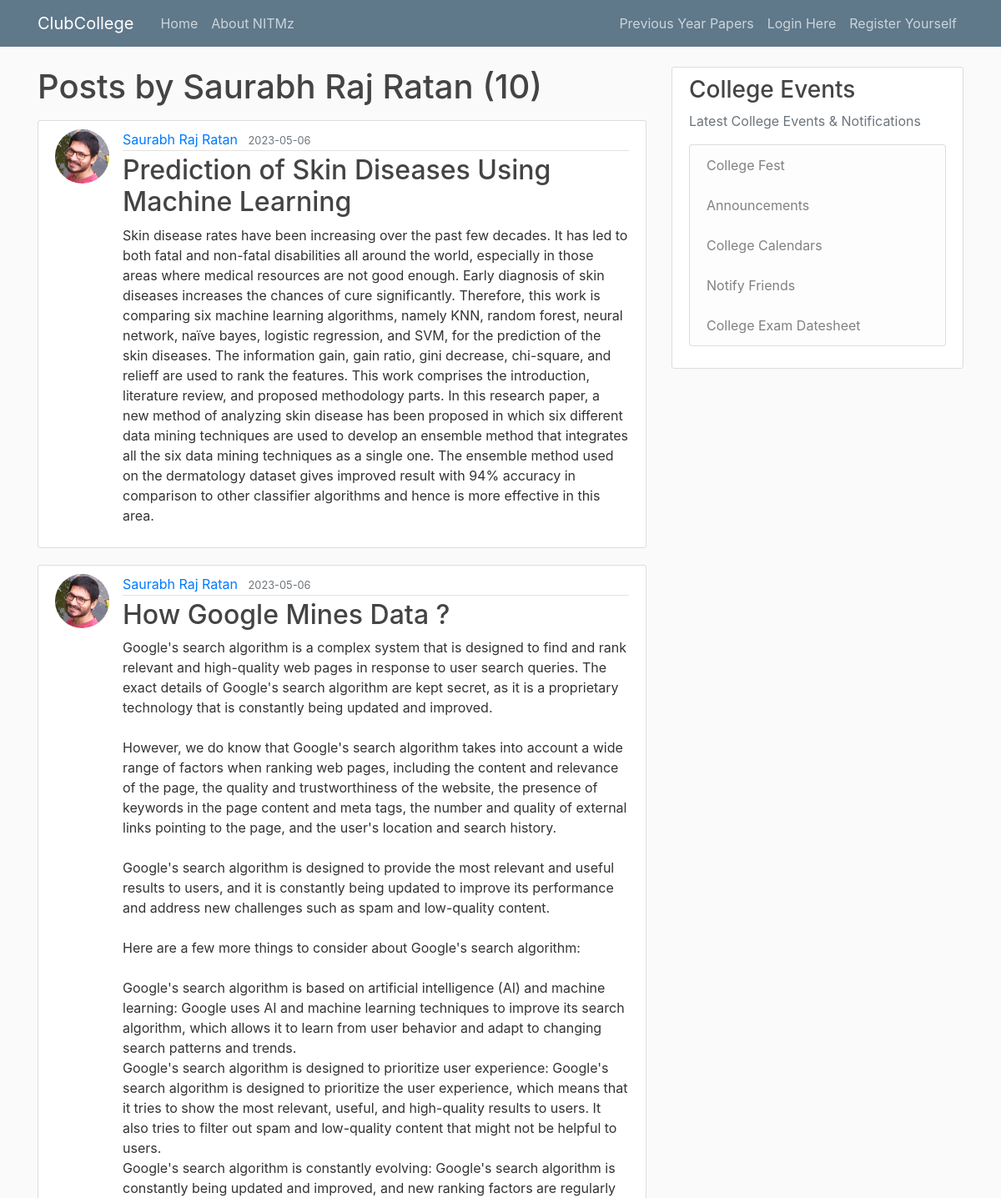
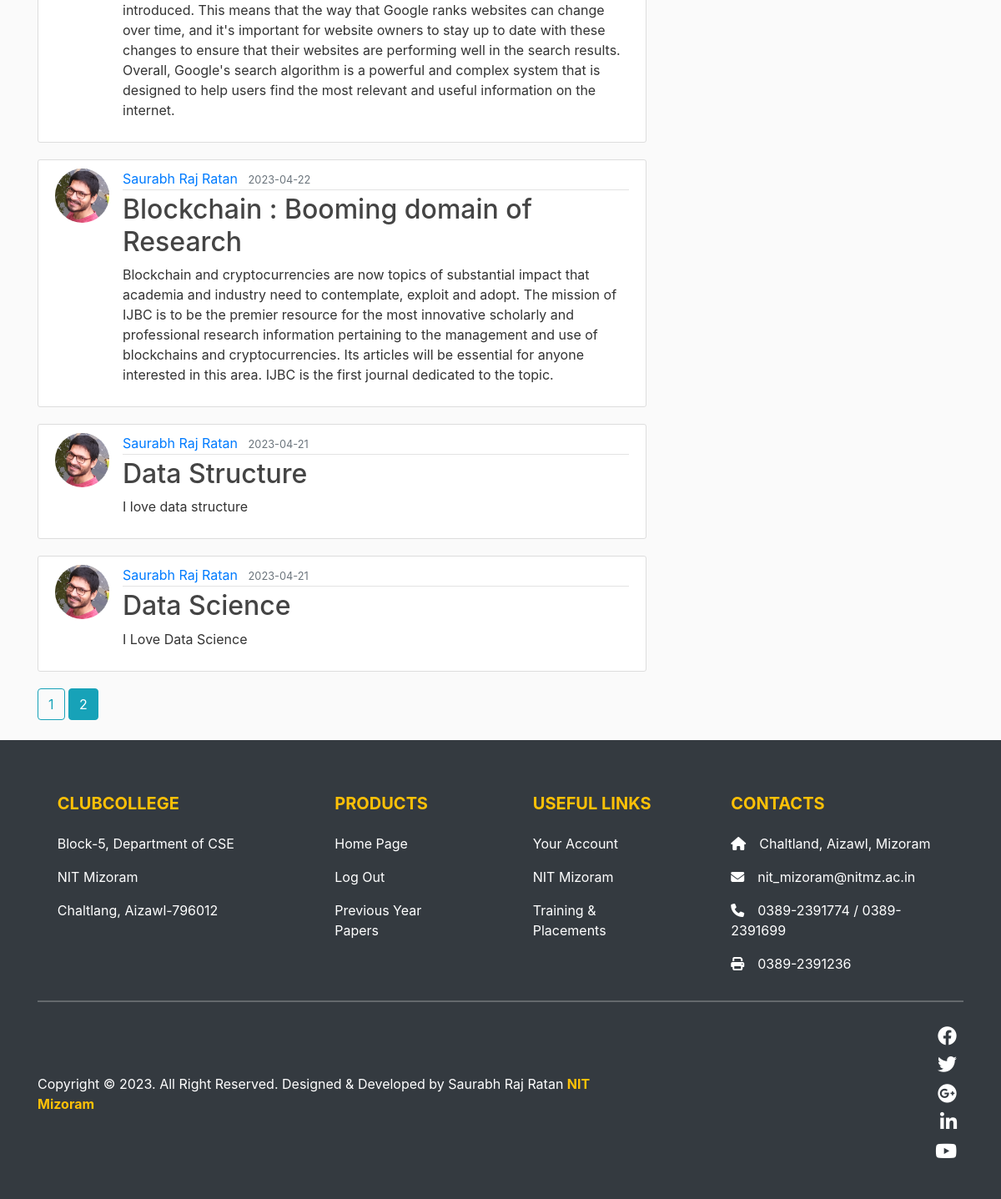
Screenshot of /user/Saurabh Raj Ratan?page=2 with the database file from the repository (2 pictures, top to bottom).
### clubcollege/models.py (models this page shows, shortened)
class User(db.Model, UserMixin):
    id = db.Column(db.Integer, primary_key=True)
    username = db.Column(db.String(20), unique=True, nullable=False)
    email = db.Column(db.String(120), unique=True, nullable=False)
    image_file = db.Column(db.String(20), nullable=False, default='default.jpg')
    password = db.Column(db.String(60), nullable=False)
    posts = db.relationship('Post', backref='author', lazy=True)

class Post(db.Model):
    id = db.Column(db.Integer, primary_key=True)
    title = db.Column(db.String(100), nullable=False)
    date_posted = db.Column(db.DateTime, nullable=False, default=datetime.utcnow)
    content = db.Column(db.Text, nullable=False)
    user_id = db.Column(db.Integer, db.ForeignKey('user.id'), nullable=False)

### clubcollege/routes.py (the view)
@app.route("/user/<string:username>")
def user_posts(username):
    page = request.args.get('page', 1, type=int)
    user = User.query.filter_by(username=username).first_or_404()
    posts = Post.query.filter_by(author=user)\
        .order_by(Post.date_posted.desc())\
        .paginate(page=page, per_page=5)
    return render_template('user_posts.html', posts=posts, user=user)

### clubcollege/templates/user_posts.html
{% extends "layout.html" %}
{% block content %}
    <h1 class="mb-3">Posts by {{ user.username }} ({{ posts.total }})</h1>
    {% for post in posts.items %}
        <article class="media content-section">
          <img class="rounded-circle article-img" src="{{ url_for('static', filename='profile_pics/' + post.author.image_file) }}">
          <div class="media-body">
            <div class="article-metadata">
              <a class="mr-2" href="{{ url_for('user_posts', username=post.author.username) }}">{{ post.author.username }}</a>
              <small class="text-muted">{{ post.date_posted.strftime('%Y-%m-%d') }}</small>
            </div>
            <h2><a class="article-title" href="{{ url_for('post', post_id=post.id) }}">{{ post.title }}</a></h2>
            <p class="article-content">{{ post.content }}</p>
          </div>
        </article>
    {% endfor %}
    {% for page_num in posts.iter_pages(left_edge=1, right_edge=1, left_current=1, right_current=2) %}
      {% if page_num %}
        {% if posts.page == page_num %}
          <a class="btn btn-info mb-4" href="{{ url_for('user_posts', username=user.username, page=page_num) }}">{{ page_num }}</a>
        {% else %}
          <a class="btn btn-outline-info mb-4" href="{{ url_for('user_posts', username=user.username, page=page_num) }}">{{ page_num }}</a>
        {% endif %}
      {% else %}
        ...
      {% endif %}
    {% endfor %}
{% endblock content %}

### clubcollege/static/main.css (style rules this page uses)
body { background: #fafafa; color: #333333; margin-top: 5rem; }
h1, h2, h3, h4, h5, h6 { color: #444444; }
.content-section { background: #ffffff; padding: 10px 20px; border: 1px solid #dddddd; border-radius: 3px; margin-bottom: 20px; }
.article-title { color: #444444; }
.article-content { white-space: pre-line; }
.article-img { height: 65px; width: 65px; margin-right: 16px; }
.article-metadata { padding-bottom: 1px; margin-bottom: 4px; border-bottom: 1px solid #e3e3e3 }

### rows the page displays
User: username "Saurabh Raj Ratan"
Post: image_file (picture), author.username "Saurabh Raj Ratan", date_posted "2023-05-06", title "Prediction of Skin Diseases Using Machine Learning", content "Skin disease rates have been increasing over the past few decades. It has led to both fatal and non-fatal disabilities all around the world, especially in those areas where medical resources are not good enough. Early diagnosis of skin diseases increases the chances of cure significantly. Therefore, this work is comparing six machine learning algorithms, namely KNN, random forest, neural network, naïve bayes, logistic regression, and SVM, for the prediction of the skin diseases. The information gain, gain ratio, gini decrease, chi-square, and relieff are used to rank the features. This work comprises the introduction, literature review, and proposed methodology parts. In this research…"
Post: image_file (picture), author.username "Saurabh Raj Ratan", date_posted "2023-05-06", title "How Google Mines Data ?", content "Google's search algorithm is a complex system that is designed to find and rank relevant and high-quality web pages in response to user search queries. The exact details of Google's search algorithm are kept secret, as it is a proprietary technology that is constantly being updated and improved. However, we do know that Google's search algorithm takes into account a wide range of factors when ranking web pages, including the content and relevance of the page, the quality and trustworthiness of the website, the presence of keywords in the page content and meta tags, the number and quality of external links pointing to the page, and the user's location and search history. Google's search…"
Post: image_file (picture), author.username "Saurabh Raj Ratan", date_posted "2023-04-22", title "Blockchain : Booming domain of Research", content "Blockchain and cryptocurrencies are now topics of substantial impact that academia and industry need to contemplate, exploit and adopt. The mission of IJBC is to be the premier resource for the most innovative scholarly and professional research information pertaining to the management and use of blockchains and cryptocurrencies. Its articles will be essential for anyone interested in this area. IJBC is the first journal dedicated to the topic."
Post: image_file (picture), author.username "Saurabh Raj Ratan", date_posted "2023-04-21", title "Data Structure", content "I love data structure"
Post: image_file (picture), author.username "Saurabh Raj Ratan", date_posted "2023-04-21", title "Data Science", content "I Love Data Science"

### other values shown
{{ posts.total }} "10"
{{ page_num }} "1"
{{ page_num }} "2"
